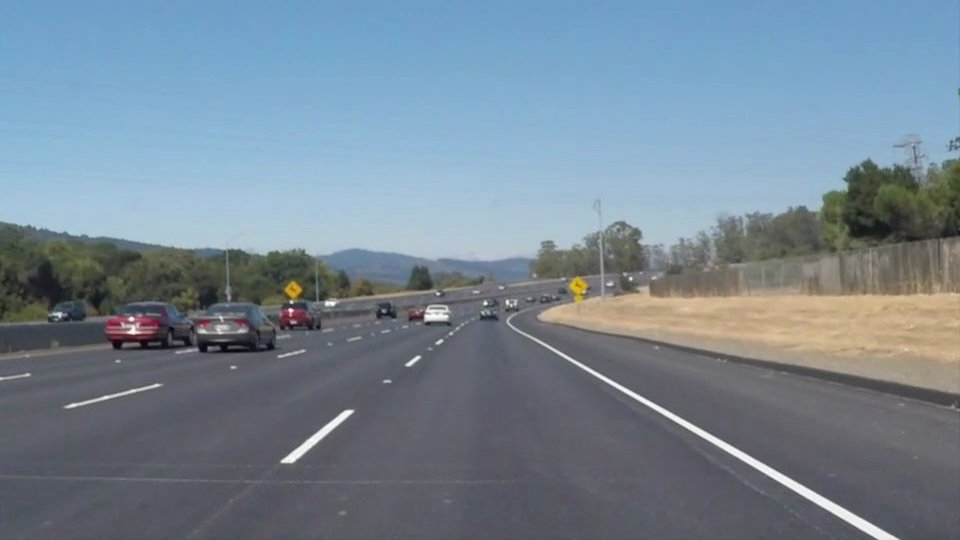
#> input picture Computer Vision/Vjezba_1/OpenCV_primjeri/kamera2.jpg, 960 x 540 px
$ python primjer_9_sobel.py   (older library calls are emulated)
#> lines starting #> are read from the running program, lines starting #| are printed output that depends on the picture
import cv2

slika = cv2.imread('kamera2.jpg')
#> slika is the input picture: shape (540, 960, 3); mean B, G, R 148.1, 134.5, 118.5

grayscale = cv2.cvtColor(slika, cv2.COLOR_BGR2GRAY)
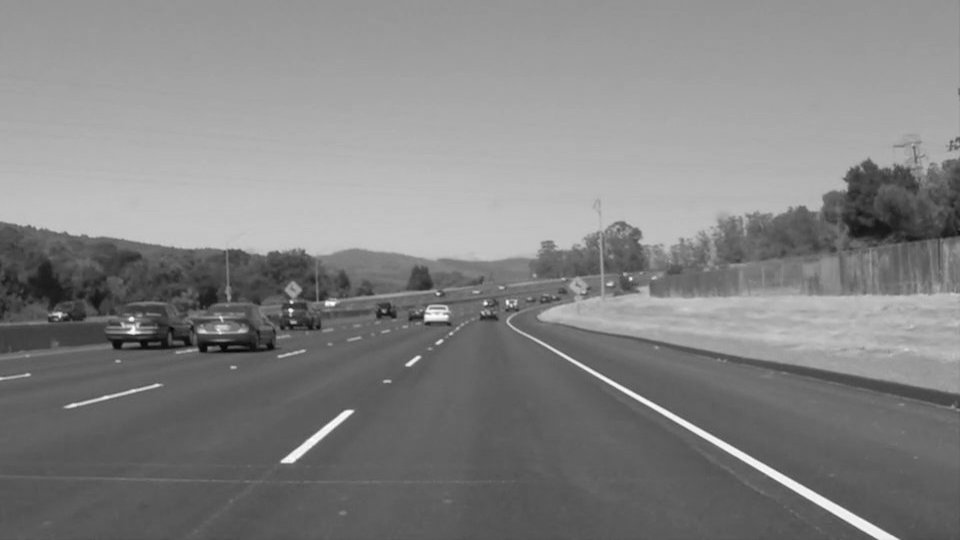
#> grayscale: shape (540, 960); min 5, max 255, mean 131.2
slika_zamucena = cv2.GaussianBlur(grayscale, (5, 5), 0)

sobel_x = cv2.Sobel(slika_zamucena, cv2.CV_64F, 1, 0, ksize=5)
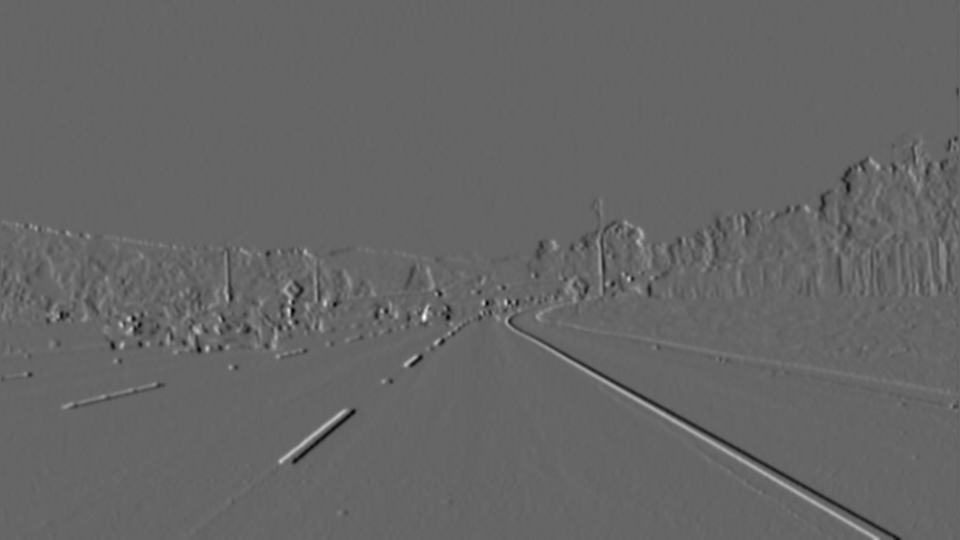
#> sobel_x: shape (540, 960) float64; min -3631, max 5422, mean 0.6; drawn with min black and max white

sobel_x_abs = cv2.convertScaleAbs(sobel_x)
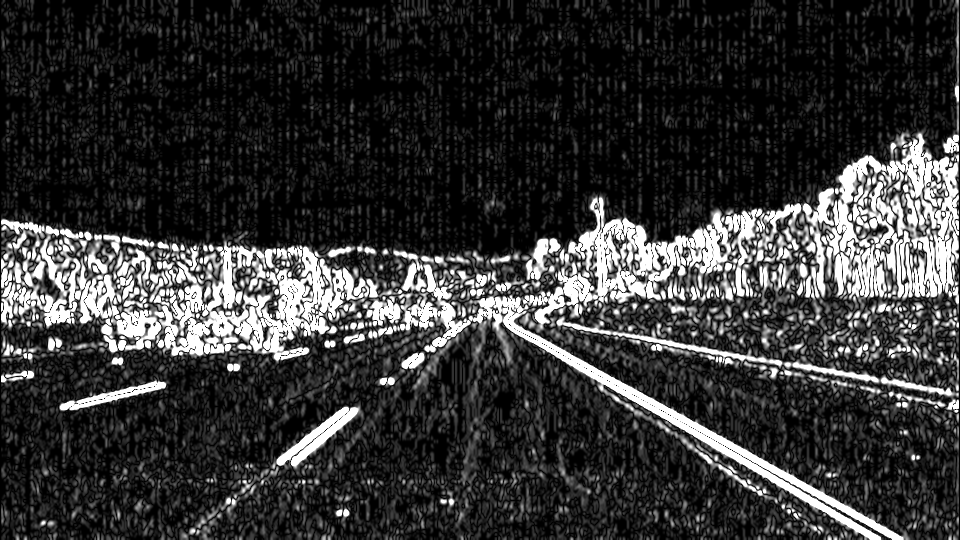
#> sobel_x_abs: shape (540, 960); min 0, max 255, mean 54.1

cv2.imshow("Originalna slika", slika)
cv2.imshow("Sobel x", sobel_x_abs)
cv2.waitKey()
cv2.destroyAllWindows()

$ run again, with Computer Vision/Vjezba_1/OpenCV_primjeri/kamera1.jpg copied over Computer Vision/Vjezba_1/OpenCV_primjeri/kamera2.jpg
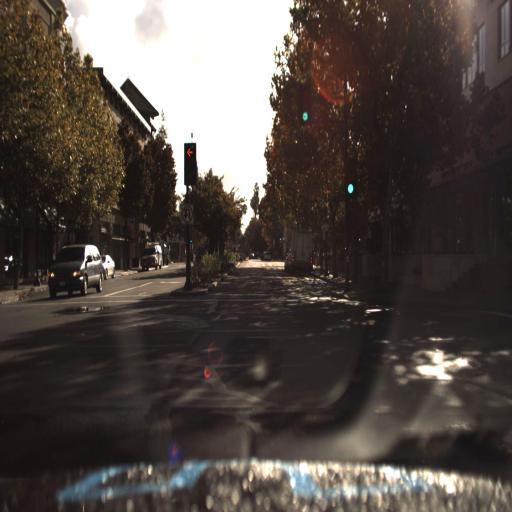
#> input picture Computer Vision/Vjezba_1/OpenCV_primjeri/kamera1.jpg, 512 x 512 px
#> slika is the input picture: shape (512, 512, 3); mean B, G, R 68.5, 73.6, 81.6
#> `sobel_x = cv2.Sobel(slika_zamucena, cv2.CV_64F, 1, 0, ksize=5)`:
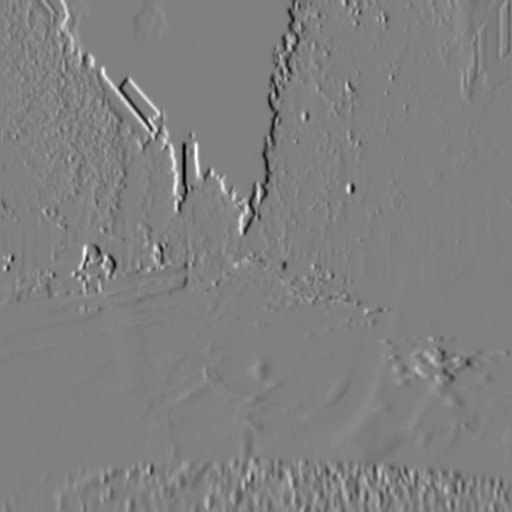
#> sobel_x: shape (512, 512) float64; min -8120, max 8025, mean 2.1; drawn with min black and max white
#> `sobel_x_abs = cv2.convertScaleAbs(sobel_x)`:
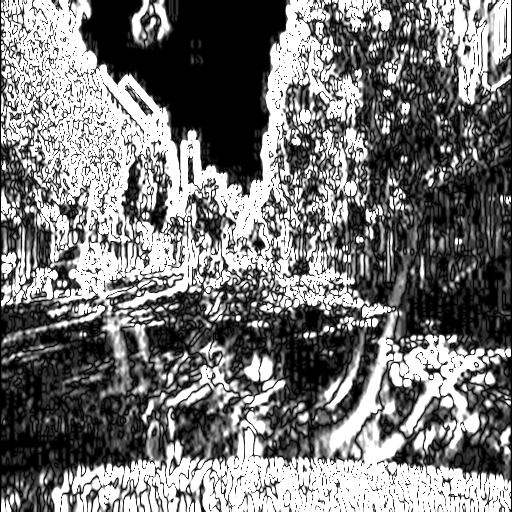
#> sobel_x_abs: shape (512, 512); min 0, max 255, mean 119.2
